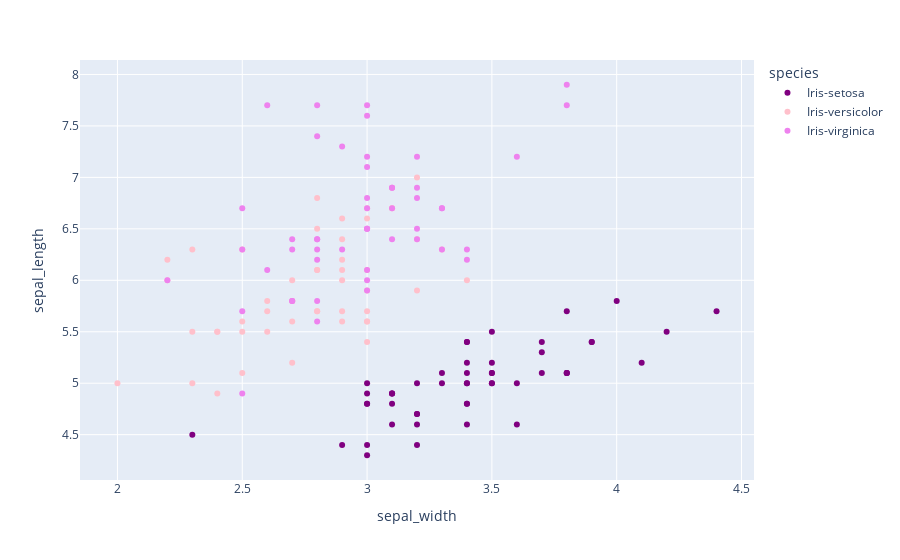

Source (notebook cell):
### Code cell
import plotly.express as px

# Define custom colors for each species
custom_colors = {'Iris-versicolor': 'pink', 'Iris-setosa': 'purple', 'Iris-virginica': 'violet'}

fig = px.scatter(iris, x="sepal_width", y="sepal_length", color="species",
                 color_discrete_sequence=[custom_colors[species] for species in iris['species'].unique()])

fig.show()

### Figure 1 — Plotly figure (JSON) as saved in the notebook; plotly's stock layout.template omitted (floating-point values rounded to 4 significant figures)
{"data": [{"hovertemplate": "species=Iris-setosa<br>sepal_width=%{x}<br>sepal_length=%{y}<extra></extra>", "legendgroup": "Iris-setosa", "marker": {"color": "purple", "symbol": "circle"}, "mode": "markers", "name": "Iris-setosa", "orientation": "v", "showlegend": true, "type": "scatter", "x": [3.5, 3, 3.2, 3.1, 3.6, 3.9, 3.4, 3.4, 2.9, 3.1, 3.7, 3.4, 3, 3, 4, 4.4, 3.9, 3.5, 3.8, 3.8, 3.4, 3.7, 3.6, 3.3, 3.4, 3, 3.4, 3.5, 3.4, 3.2, 3.1, 3.4, 4.1, 4.2, 3.1, 3.2, 3.5, 3.1, 3, 3.4, 3.5, 2.3, 3.2, 3.5, 3.8, 3, 3.8, 3.2, 3.7, 3.3], "xaxis": "x", "y": [5.1, 4.9, 4.7, 4.6, 5, 5.4, 4.6, 5, 4.4, 4.9, 5.4, 4.8, 4.8, 4.3, 5.8, 5.7, 5.4, 5.1, 5.7, 5.1, 5.4, 5.1, 4.6, 5.1, 4.8, 5, 5, 5.2, 5.2, 4.7, 4.8, 5.4, 5.2, 5.5, 4.9, 5, 5.5, 4.9, 4.4, 5.1, 5, 4.5, 4.4, 5, 5.1, 4.8, 5.1, 4.6, 5.3, 5], "yaxis": "y"}, {"hovertemplate": "species=Iris-versicolor<br>sepal_width=%{x}<br>sepal_length=%{y}<extra></extra>", "legendgroup": "Iris-versicolor", "marker": {"color": "pink", "symbol": "circle"}, "mode": "markers", "name": "Iris-versicolor", "orientation": "v", "showlegend": true, "type": "scatter", "x": [3.2, 3.2, 3.1, 2.3, 2.8, 2.8, 3.3, 2.4, 2.9, 2.7, 2, 3, 2.2, 2.9, 2.9, 3.1, 3, 2.7, 2.2, 2.5, 3.2, 2.8, 2.5, 2.8, 2.9, 3, 2.8, 3, 2.9, 2.6, 2.4, 2.4, 2.7, 2.7, 3, 3.4, 3.1, 2.3, 3, 2.5, 2.6, 3, 2.6, 2.3, 2.7, 3, 2.9, 2.9, 2.5, 2.8], "xaxis": "x", "y": [7, 6.4, 6.9, 5.5, 6.5, 5.7, 6.3, 4.9, 6.6, 5.2, 5, 5.9, 6, 6.1, 5.6, 6.7, 5.6, 5.8, 6.2, 5.6, 5.9, 6.1, 6.3, 6.1, 6.4, 6.6, 6.8, 6.7, 6, 5.7, 5.5, 5.5, 5.8, 6, 5.4, 6, 6.7, 6.3, 5.6, 5.5, 5.5, 6.1, 5.8, 5, 5.6, 5.7, 5.7, 6.2, 5.1, 5.7], "yaxis": "y"}, {"hovertemplate": "species=Iris-virginica<br>sepal_width=%{x}<br>sepal_length=%{y}<extra></extra>", "legendgroup": "Iris-virginica", "marker": {"color": "violet", "symbol": "circle"}, "mode": "markers", "name": "Iris-virginica", "orientation": "v", "showlegend": true, "type": "scatter", "x": [3.3, 2.7, 3, 2.9, 3, 3, 2.5, 2.9, 2.5, 3.6, 3.2, 2.7, 3, 2.5, 2.8, 3.2, 3, 3.8, 2.6, 2.2, 3.2, 2.8, 2.8, 2.7, 3.3, 3.2, 2.8, 3, 2.8, 3, 2.8, 3.8, 2.8, 2.8, 2.6, 3, 3.4, 3.1, 3, 3.1, 3.1, 3.1, 2.7, 3.2, 3.3, 3, 2.5, 3, 3.4, 3], "xaxis": "x", "y": [6.3, 5.8, 7.1, 6.3, 6.5, 7.6, 4.9, 7.3, 6.7, 7.2, 6.5, 6.4, 6.8, 5.7, 5.8, 6.4, 6.5, 7.7, 7.7, 6, 6.9, 5.6, 7.7, 6.3, 6.7, 7.2, 6.2, 6.1, 6.4, 7.2, 7.4, 7.9, 6.4, 6.3, 6.1, 7.7, 6.3, 6.4, 6, 6.9, 6.7, 6.9, 5.8, 6.8, 6.7, 6.7, 6.3, 6.5, 6.2, 5.9], "yaxis": "y"}], "layout": {"autosize": true, "legend": {"title": {"text": "species"}, "tracegroupgap": 0}, "margin": {"t": 60}, "xaxis": {"anchor": "y", "autorange": true, "domain": [0, 1], "range": [1.854, 4.546], "title": {"text": "sepal_width"}, "type": "linear"}, "yaxis": {"anchor": "x", "autorange": true, "domain": [0, 1], "range": [4.021, 8.179], "title": {"text": "sepal_length"}, "type": "linear"}}}
